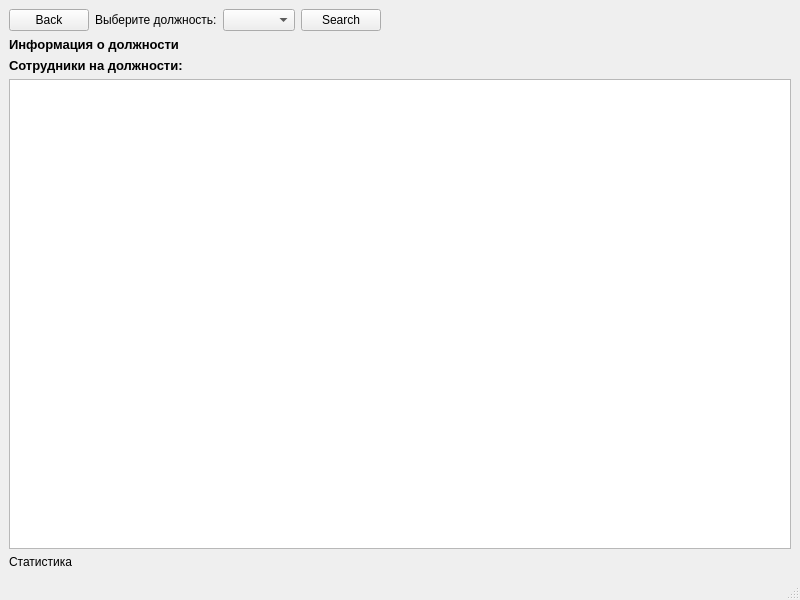
<?xml version="1.0" encoding="UTF-8"?>
<ui version="4.0">
 <class>PositionReportWindow</class>
 <widget class="QMainWindow" name="PositionReportWindow">
  <property name="geometry">
   <rect>
    <x>0</x>
    <y>0</y>
    <width>800</width>
    <height>600</height>
   </rect>
  </property>
  <property name="windowTitle">
   <string>Отчет по должностям</string>
  </property>
  <widget class="QWidget" name="centralwidget">
   <layout class="QVBoxLayout" name="verticalLayout">
    <item>
     <layout class="QHBoxLayout" name="horizontalLayout">
      <item>
       <widget class="QPushButton" name="btnBack">
        <property name="maximumSize">
         <size>
          <width>100</width>
          <height>16777215</height>
         </size>
        </property>
        <property name="text">
         <string>Back</string>
        </property>
       </widget>
      </item>
      <item>
       <widget class="QLabel" name="label">
        <property name="text">
         <string>Выберите должность:</string>
        </property>
       </widget>
      </item>
      <item>
       <widget class="QComboBox" name="cbPosition"/>
      </item>
      <item>
       <widget class="QPushButton" name="btnSearch">
        <property name="text">
         <string>Search</string>
        </property>
       </widget>
      </item>
      <item>
       <spacer name="horizontalSpacer">
        <property name="orientation">
         <enum>Qt::Horizontal</enum>
        </property>
        <property name="sizeHint" stdset="0">
         <size>
          <width>40</width>
          <height>20</height>
         </size>
        </property>
       </spacer>
      </item>
     </layout>
    </item>
    <item>
     <widget class="QLabel" name="lblPositionInfo">
      <property name="font">
       <font>
        <pointsize>10</pointsize>
        <weight>75</weight>
        <bold>true</bold>
       </font>
      </property>
      <property name="text">
       <string>Информация о должности</string>
      </property>
     </widget>
    </item>
    <item>
     <widget class="QLabel" name="label_2">
      <property name="font">
       <font>
        <pointsize>10</pointsize>
        <weight>75</weight>
        <bold>true</bold>
       </font>
      </property>
      <property name="text">
       <string>Сотрудники на должности:</string>
      </property>
     </widget>
    </item>
    <item>
     <widget class="QTableWidget" name="tableWidget"/>
    </item>
    <item>
     <widget class="QLabel" name="lblStats">
      <property name="text">
       <string>Статистика</string>
      </property>
     </widget>
    </item>
   </layout>
  </widget>
  <widget class="QMenuBar" name="menubar"/>
  <widget class="QStatusBar" name="statusbar"/>
 </widget>
 <resources/>
 <connections/>
</ui>
